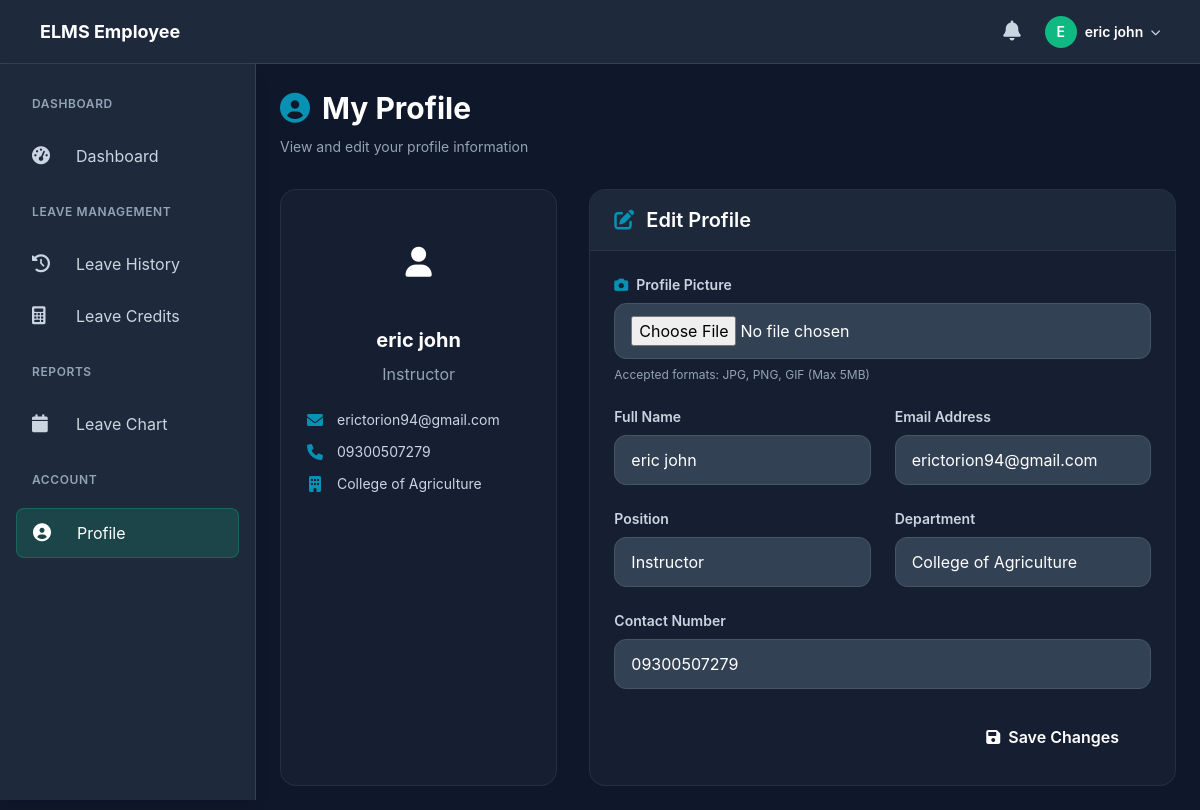
Page /app/modules/user/views/profile.php (signed in) on the committed database.
### tables this page shows
CREATE TABLE `employees` (
  `id` int(11) NOT NULL,
  `email` varchar(255) NOT NULL,
  `email_verified` tinyint(1) DEFAULT 0,
  `verification_token` varchar(255) DEFAULT NULL,
  `verification_expires` datetime DEFAULT NULL,
  `account_status` enum('pending','active','suspended') DEFAULT 'pending',
  `contact` varchar(20) DEFAULT NULL,
  `department` varchar(100) DEFAULT NULL,
  `position` varchar(100) DEFAULT NULL,
  `password` varchar(255) NOT NULL,
  `name` varchar(255) NOT NULL,
  `role` enum('employee','manager','admin','director') DEFAULT 'employee',
  `sick_leave_balance` int(11) DEFAULT 10,
  `emergency_leave_balance` int(11) DEFAULT 0,
  `maternity_leave_balance` int(11) DEFAULT 0,
  `paternity_leave_balance` int(11) DEFAULT 0,
  `study_leave_balance` int(11) DEFAULT 0,
  `created_at` timestamp NOT NULL DEFAULT current_timestamp(),
  `vacation_leave_balance` int(11) DEFAULT 15,
  `special_leave_privilege_balance` int(11) DEFAULT 3,
  `solo_parent_leave_balance` int(11) DEFAULT 7,
  `vawc_leave_balance` int(11) DEFAULT 10,
  `rehabilitation_privilege_balance` int(11) DEFAULT 0,
  `special_women_leave_balance` int(11) DEFAULT 0,
  `special_emergency_leave_balance` int(11) DEFAULT 0,
  `adoption_leave_balance` int(11) DEFAULT 0,
  `mandatory_leave_balance` int(11) DEFAULT 0,
  `service_start_date` date DEFAULT NULL,
  `last_leave_credit_update` date DEFAULT NULL,
  `special_privilege_leave_balance` decimal(5,2) DEFAULT 3.00,
  `rehabilitation_leave_balance` decimal(5,2) DEFAULT 0.00,
  `terminal_leave_balance` int(11) DEFAULT 0,
  `gender` enum('male','female') DEFAULT 'male',
  `is_solo_parent` tinyint(1) DEFAULT 0,
  `remember_token` varchar(255) DEFAULT NULL,
  `remember_token_expires` datetime DEFAULT NULL,
  `password_reset_token` varchar(255) DEFAULT NULL,
  `password_reset_expires` datetime DEFAULT NULL,
  `cto_balance` decimal(5,2) DEFAULT 0.00,
  `bereavement_leave_balance` int(11) DEFAULT 3,
  `profile_picture` varchar(255) DEFAULT NULL
);

### app/modules/user/views/profile.php (the view, shortened to what this page needs)
<?php
require_once '../../../../config/database.php';
$stmt = $pdo->prepare("SELECT * FROM employees WHERE id = ?");
$stmt->execute([$_SESSION['user_id']]);
$employee = $stmt->fetch();
$employee['name'] = $employee['name'] ?? '';
$employee['email'] = $employee['email'] ?? '';
$employee['position'] = $employee['position'] ?? '';
$employee['department'] = $employee['department'] ?? '';
$employee['contact'] = $employee['contact'] ?? '';
include '../../../../includes/user_header.php';
?>
<h1 class="elms-h1" style="margin-bottom: 0.5rem; display: flex; align-items: center;">
    <i class="fas fa-user-circle" style="color: #0891b2; margin-right: 0.75rem;"></i>My Profile
</h1>
<p class="elms-text-muted" style="margin-bottom: 2rem;">View and edit your profile information</p>
                <div class="grid grid-cols-1 lg:grid-cols-3 gap-8">
                    <div class="bg-slate-800/50 backdrop-blur-sm rounded-2xl border border-slate-700/50 overflow-hidden">
                        <div class="p-6 text-center">
                            <?php if (!empty($employee['profile_picture'])): ?>
                                <img src="../../../../uploads/profile_pictures/<?php echo htmlspecialchars($employee['profile_picture']); ?>"
                                     alt="Profile Picture"
                                     class="w-24 h-24 rounded-full object-cover mx-auto mb-4 border-4 border-primary/30">
                            <?php else: ?>
                                <div class="w-24 h-24 bg-gradient-to-r from-primary to-accent rounded-full flex items-center justify-center mx-auto mb-4">
                                    <i class="fas fa-user text-3xl text-white"></i>
                                </div>
                            <?php endif; ?>
                            <h3 class="text-xl font-bold text-white mb-2"><?php echo htmlspecialchars($employee['name']); ?></h3>
                            <p class="text-slate-400 mb-6"><?php echo htmlspecialchars($employee['position']); ?></p>
                            <div class="space-y-3">
                                <div class="flex items-center text-slate-300">
                                    <i class="fas fa-envelope w-5 mr-3 text-primary"></i>
                                    <span class="text-sm"><?php echo htmlspecialchars($employee['email']); ?></span>
                                </div>
                                <div class="flex items-center text-slate-300">
                                    <i class="fas fa-phone w-5 mr-3 text-primary"></i>
                                    <span class="text-sm"><?php echo htmlspecialchars($employee['contact']); ?></span>
                                </div>
                                <div class="flex items-center text-slate-300">
                                    <i class="fas fa-building w-5 mr-3 text-primary"></i>
                                    <span class="text-sm"><?php echo htmlspecialchars($employee['department']); ?></span>
                                </div>
                            </div>
                        </div>
                    </div>
                    <div class="lg:col-span-2">
                        <div class="bg-slate-800/50 backdrop-blur-sm rounded-2xl border border-slate-700/50 overflow-hidden">
                            <div class="px-6 py-4 border-b border-slate-700/50 bg-slate-700/30">
                                <h3 class="text-xl font-semibold text-white flex items-center">
                                    <i class="fas fa-edit text-primary mr-3"></i>Edit Profile
                                </h3>
                            </div>
                            <div class="p-6">
                                <form method="POST" action="" enctype="multipart/form-data" class="space-y-6">
                                    <div>
                                        <label class="block text-sm font-semibold text-slate-300 mb-2">
                                            <i class="fas fa-camera mr-2 text-primary"></i>Profile Picture
                                        </label>
                                        <input type="file" name="profile_picture" accept="image/*"
                                               class="w-full bg-slate-700 border border-slate-600 rounded-xl px-4 py-3 text-white focus:outline-none focus:ring-2 focus:ring-primary focus:border-transparent file:mr-4 file:py-2 file:px-4 file:rounded-lg file:border-0 file:text-sm file:font-semibold file:bg-primary file:text-white hover:file:bg-primary/90">
                                        <p class="text-xs text-slate-400 mt-2">Accepted formats: JPG, PNG, GIF (Max 5MB)</p>
                                    </div>
                                    <div class="grid grid-cols-1 md:grid-cols-2 gap-6">
                                        <div>
                                            <label class="block text-sm font-semibold text-slate-300 mb-2">Full Name</label>
                                            <input type="text" name="name" value="<?php echo htmlspecialchars($employee['name']); ?>" required
                                                   class="w-full bg-slate-700 border border-slate-600 rounded-xl px-4 py-3 text-white focus:outline-none focus:ring-2 focus:ring-primary focus:border-transparent">
                                        </div>
                                        <div>
                                            <label class="block text-sm font-semibold text-slate-300 mb-2">Email Address</label>
                                            <input type="email" name="email" value="<?php echo htmlspecialchars($employee['email']); ?>" required
                                                   class="w-full bg-slate-700 border border-slate-600 rounded-xl px-4 py-3 text-white focus:outline-none focus:ring-2 focus:ring-primary focus:border-transparent">
                                        </div>
                                    </div>
                                    <div class="grid grid-cols-1 md:grid-cols-2 gap-6">
                                        <div>
                                            <label class="block text-sm font-semibold text-slate-300 mb-2">Position</label>
                                            <input type="text" name="position" value="<?php echo htmlspecialchars($employee['position']); ?>" required
                                                   class="w-full bg-slate-700 border border-slate-600 rounded-xl px-4 py-3 text-white focus:outline-none focus:ring-2 focus:ring-primary focus:border-transparent">
                                        </div>
                                        <div>
                                            <label class="block text-sm font-semibold text-slate-300 mb-2">Department</label>
                                            <input type="text" name="department" value="<?php echo htmlspecialchars($employee['department']); ?>" required
                                                   class="w-full bg-slate-700 border border-slate-600 rounded-xl px-4 py-3 text-white focus:outline-none focus:ring-2 focus:ring-primary focus:border-transparent">
                                        </div>
                                    </div>
                                    <div>
                                        <label class="block text-sm font-semibold text-slate-300 mb-2">Contact Number</label>
                                        <input type="tel" name="contact" value="<?php echo htmlspecialchars($employee['contact']); ?>" required
                                               class="w-full bg-slate-700 border border-slate-600 rounded-xl px-4 py-3 text-white focus:outline-none focus:ring-2 focus:ring-primary focus:border-transparent">
                                    </div>
                                    <div class="flex justify-end">
                                        <button type="submit" class="bg-gradient-to-r from-primary to-accent hover:from-primary/90 hover:to-accent/90 text-white font-semibold py-3 px-8 rounded-xl transition-all duration-300 transform hover:scale-[1.02] hover:shadow-xl flex items-center">
                                            <i class="fas fa-save mr-2"></i>Save Changes
                                </button>
                            </div>
                        </form>
                    </div>
                </div>
            </div>
        </div>
<?php include '../../../../includes/user_footer.php'; ?>

### includes/user_header.php (shortened to what this page needs)
<?php
$current_page = basename($_SERVER['PHP_SELF']);
?>
<!DOCTYPE html>
<html lang="en">
<head>
    <link rel="stylesheet" href="../../../../assets/css/tailwind.css">
    <link rel="stylesheet" href="../../../../assets/libs/fontawesome/css/all.min.css">
    <link rel="stylesheet" href="../../../../assets/css/elms-dark-theme.css">
</head>
<body style="background-color: #0f172a; margin: 0;">
    <nav class="elms-navbar">
        <div class="elms-navbar-content">
            <div class="elms-logo">
                <span class="elms-logo-text">ELMS Employee</span>
            </div>
            <div style="display: flex; align-items: center; gap: 1rem; margin-left: auto;">
                <div style="position: relative;">
                    <button onclick="toggleNotificationDropdown()" onmouseover="this.style.color='white'; this.style.backgroundColor='#334155'" onmouseout="this.style.color='#cbd5e1'; this.style.backgroundColor='transparent'" style="position: relative; padding: 0.5rem; color: #cbd5e1; background: transparent; border: none; cursor: pointer; border-radius: 0.5rem; transition: all 0.2s;">
                        <i class="fas fa-bell" style="font-size: 1.25rem;"></i>
                    </button>
                </div>
                <div style="position: relative;">
                    <button onclick="toggleUserDropdown()" style="display: flex; align-items: center; gap: 0.5rem; background: none; border: none; cursor: pointer; padding: 0;">
                        <?php if (!empty($employee['profile_picture'])): ?>
                            <img src="../../../../uploads/profile_pictures/<?php echo htmlspecialchars($employee['profile_picture']); ?>"
                                 alt="Profile"
                                 style="width: 32px; height: 32px; border-radius: 50%; object-fit: cover; border: 2px solid #10b981;">
                        <?php else: ?>
                            <div style="width: 32px; height: 32px; background: #10b981; border-radius: 50%; display: flex; align-items: center; justify-content: center; color: white; font-weight: 600; font-size: 0.875rem;">
                                <?php echo strtoupper(substr($employee['name'], 0, 1)); ?>
                            </div>
                        <?php endif; ?>
                        <div style="text-align: left;">
                            <div style="color: white; font-weight: 600; font-size: 0.875rem;">
                                <?php echo htmlspecialchars($employee['name']); ?>
                            </div>
                        </div>
                        <i class="fas fa-chevron-down" style="color: #cbd5e1; font-size: 0.625rem;"></i>
                    </button>
                </div>
            </div>
        </div>
    </nav>
    <aside class="elms-sidebar">
        <nav>
            <div class="elms-sidebar-section">
                <h3 class="elms-sidebar-header">Dashboard</h3>
                <a href="dashboard.php" class="elms-sidebar-link <?php echo ($current_page == 'dashboard.php') ? 'active' : ''; ?>">
                    <i class="fas fa-tachometer-alt elms-sidebar-icon"></i>
                    <span>Dashboard</span>
                </a>
            </div>
            <div class="elms-sidebar-section">
                <h3 class="elms-sidebar-header">Leave Management</h3>
                <a href="leave_history.php" class="elms-sidebar-link <?php echo ($current_page == 'leave_history.php') ? 'active' : ''; ?>">
                    <i class="fas fa-history elms-sidebar-icon"></i>
                    <span>Leave History</span>
                </a>
                <a href="leave_credits.php" class="elms-sidebar-link <?php echo ($current_page == 'leave_credits.php') ? 'active' : ''; ?>">
                    <i class="fas fa-calculator elms-sidebar-icon"></i>
                    <span>Leave Credits</span>
                </a>
            </div>
            <div class="elms-sidebar-section">
                <h3 class="elms-sidebar-header">Reports</h3>
                <a href="calendar.php" class="elms-sidebar-link <?php echo ($current_page == 'calendar.php') ? 'active' : ''; ?>">
                    <i class="fas fa-calendar elms-sidebar-icon"></i>
                    <span>Leave Chart</span>
                </a>
            </div>
            <div class="elms-sidebar-section">
                <h3 class="elms-sidebar-header">Account</h3>
                <a href="profile.php" class="elms-sidebar-link <?php echo ($current_page == 'profile.php') ? 'active' : ''; ?>">
                    <i class="fas fa-user-circle elms-sidebar-icon"></i>
                    <span>Profile</span>
                </a>
            </div>
        </nav>
    </aside>
    <main class="elms-main">

### rows in the picture
employees: name "E", name "eric john", position "Instructor", email "erictorion94@gmail.com", contact "09300507279", department "College of Agriculture"
